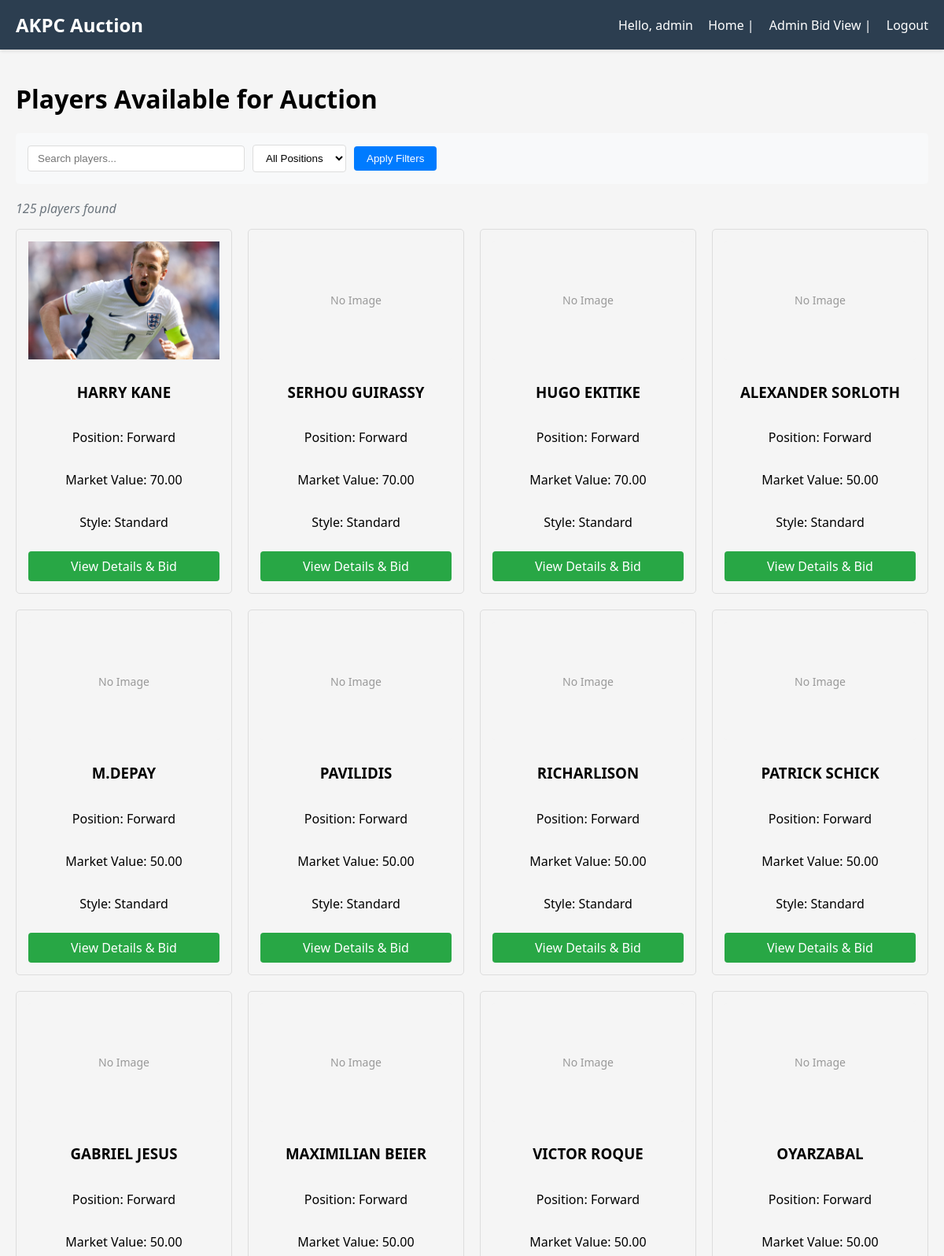
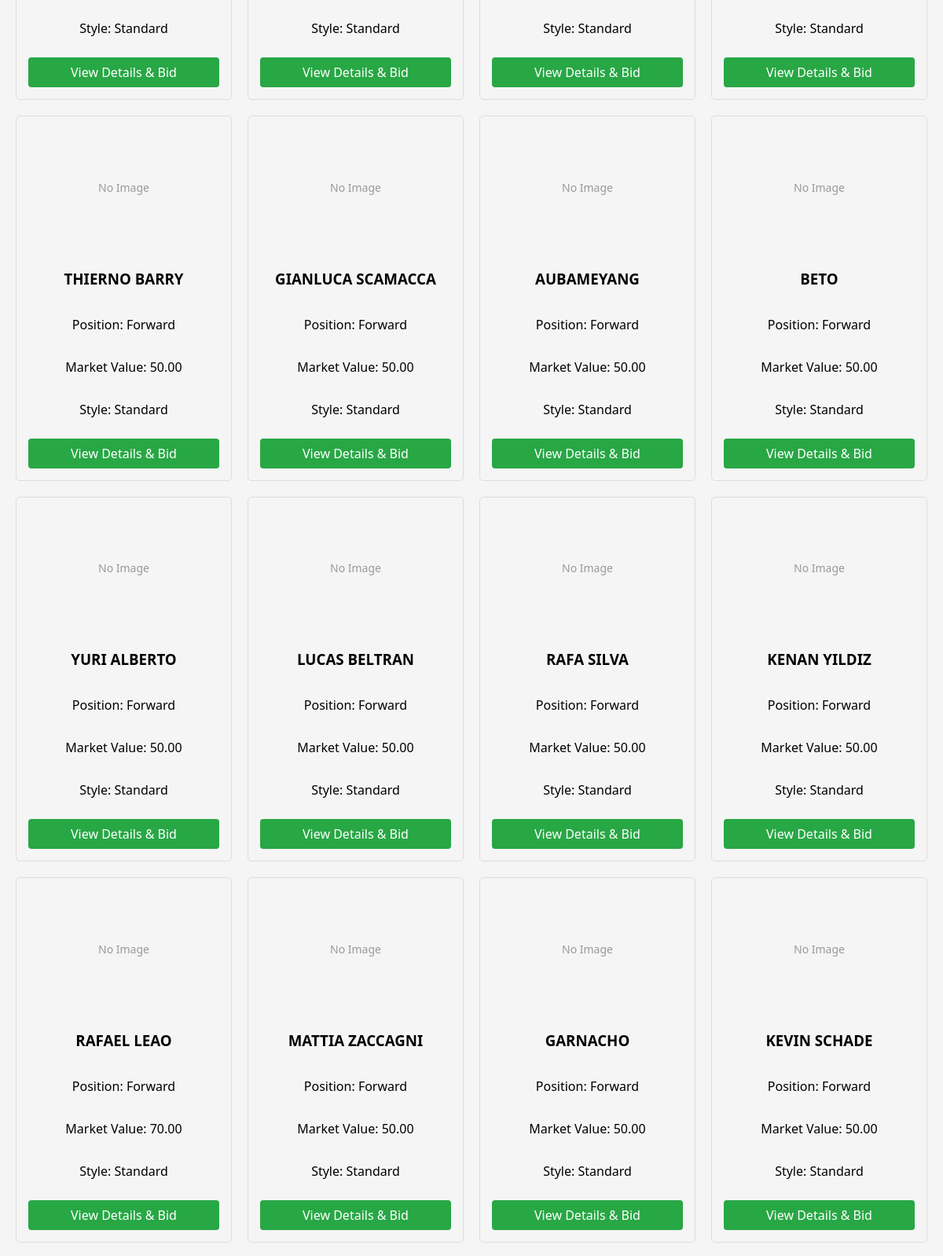
The app's page / (signed in, upper part) with its own data (2 pictures, top to bottom).
### auction/models.py (models this page shows, shortened)
class Player(models.Model):
    POSITION_CHOICES = [
        ('GK', 'Goalkeeper'),
        ('DF', 'Defender'),
        ('MF', 'Midfielder'),
        ('FW', 'Forward'),
    ]
    name = models.CharField(max_length=100)
    position = models.CharField(max_length=2, choices=POSITION_CHOICES)
    playing_style = models.CharField(max_length=100)
    image = models.ImageField(upload_to='players/', blank=True, null=True)
    created_at = models.DateTimeField(auto_now_add=True)
    market_value = models.DecimalField(max_digits=10, decimal_places=2, default=50.00)

### auction/views.py (the view)
# urls.py: path('', views.player_list, name='player_list'),
def player_list(request):
    players = Player.objects.all()
    search_query = request.GET.get('search', '')
    if search_query:
        players = players.filter(
            Q(name__icontains=search_query) |
            Q(position__icontains=search_query) |
            Q(playing_style__icontains=search_query)
        )
    position_filter = request.GET.get('position', '')
    if position_filter:
        players = players.filter(position=position_filter)
    return render(request, 'player_list.html', {
        'players': players,
        'search_query': search_query,
        'position_filter': position_filter,
        'position_choices': Player.POSITION_CHOICES
    })

### auction/templates/player_list.html (shortened to what this page needs)
{% extends 'base.html' %}
{% block content %}
<h1>Players Available for Auction</h1>
<form method="get" action="{% url 'player_list' %}" class="filter-form">
    <div class="filter-controls">
        <input type="text" name="search" placeholder="Search players..."
               value="{{ search_query|default:'' }}" class="search-input">
        <select name="position" class="position-filter">
            <option value="">All Positions</option>
        </select>
        <button type="submit" class="filter-button">Apply Filters</button>
    </div>
</form>
<p class="player-count">{{ players.count }} player{{ players.count|pluralize }} found</p>
<div class="player-grid">
    {% for player in players %}
    <div class="player-card">
        <div class="player-image">
            {% if player.image %}
                <img src="{{ player.image.url }}" alt="{{ player.name }}" style="width: 100%; height: 100%; object-fit: cover;">
            {% else %}
                No Image
            {% endif %}
        </div>
        <h3>{{ player.name }}</h3>
        <p>Position: {{ player.get_position_display }}</p>
        <p>Market Value: {{ player.market_value }}</p>
        <p>Style: {{ player.playing_style }}</p>
        {% if user.is_authenticated %}
            <a href="{% url 'player_detail' player.pk %}" class="bid-button">View Details & Bid</a>
        {% else %}
            <button class="bid-button" onclick="showLoginAlert()">View Details & Bid</button>
        {% endif %}
    </div>
    {% empty %}
    <p class="no-results">No players found matching your criteria.</p>
    {% endfor %}
</div>
{% endblock %}

### auction/templates/base.html (shortened to what this page needs)
<!DOCTYPE html>
<html lang="en">
<head>
</head>
<body>
    {% if not request.path == '/login/' and not request.path == '/register/' %}
    <div class="header">
        <h1>AKPC Auction</h1>
        <div>
            {% if user.is_authenticated %}
                Hello, {{ user.username }}
                <a href="{% url 'player_list' %}">Home</a> |
                {% if user.is_staff %}
                    <a href="{% url 'admin_bid_view' %}">Admin Bid View</a> |
                {% endif %}
                <a href="{% url 'logout' %}">Logout</a>
            {% else %}
                <a href="{% url 'login' %}">Login</a> |
                <a href="{% url 'register' %}">Register</a>
            {% endif %}
        </div>
    </div>
    {% endif %}
    <div class="content">
        {% block content %}
        {% endblock %}
    </div>
</body>
</html>

### auction/templates/base.html (style rules this page uses)
body { margin: 0; padding: 0; font-family: 'Segoe UI', Tahoma, Geneva, Verdana, sans-serif; background-color: #f5f5f5; }
.header { display: flex; justify-content: space-between; align-items: center; padding: 15px 20px; background-color: #2c3e50; color: white; box-shadow: 0 2px 4px rgba(0,0,0,0.1); }
.header h1 { margin: 0; font-size: 24px; }
.header a { color: white; text-decoration: none; margin-left: 15px; }
.content { padding: 20px; max-width: 1200px; margin: 0 auto; }

### auction/templates/player_list.html (style rules this page uses)
.filter-form { margin-bottom: 20px; padding: 15px; background-color: #f8f9fa; border-radius: 5px; }
.filter-controls { display: flex; align-items: center; gap: 10px; flex-wrap: wrap; }
.search-input { padding: 8px 12px; border: 1px solid #ddd; border-radius: 4px; width: 250px; }
.position-filter { padding: 8px 12px; border: 1px solid #ddd; border-radius: 4px; background-color: white; }
.filter-button { padding: 8px 16px; background-color: #007bff; color: white; border: none; border-radius: 4px; cursor: pointer; }
.player-count { font-style: italic; color: #6c757d; margin-bottom: 15px; }
.player-grid { display: grid; grid-template-columns: repeat(auto-fill, minmax(250px, 1fr)); gap: 20px; }
.player-card { border: 1px solid #ddd; border-radius: 5px; padding: 15px; text-align: center; transition: transform 0.2s, box-shadow 0.2s; display: flex; flex-direction: column; justify-content: space-between; }
.player-image { width: 100%; height: 150px; object-fit: cover; border-radius: 3px; margin-bottom: 10px; background-color: #f5f5f5; display: flex; align-items: center; justify-content: center; color: #999; font-size: 14px; }
.bid-button { display: inline-block; margin-top: 10px; padding: 8px 16px; background-color: #28a745; color: white; text-decoration: none; border-radius: 4px; border: none; cursor: pointer; }

### records on screen
Player: image (picture), name "HARRY KANE", position "Forward", market_value "70.00", playing_style "Standard"
Player: image "No Image", name "SERHOU GUIRASSY", position "Forward", market_value "70.00", playing_style "Standard"
Player: image "No Image", name "HUGO EKITIKE", position "Forward", market_value "70.00", playing_style "Standard"
Player: image "No Image", name "ALEXANDER SORLOTH", position "Forward", market_value "50.00", playing_style "Standard"
Player: image "No Image", name "M.DEPAY", position "Forward", market_value "50.00", playing_style "Standard"
Player: image "No Image", name "PAVILIDIS", position "Forward", market_value "50.00", playing_style "Standard"
Player: image "No Image", name "RICHARLISON", position "Forward", market_value "50.00", playing_style "Standard"
Player: image "No Image", name "PATRICK SCHICK", position "Forward", market_value "50.00", playing_style "Standard"
Player: image "No Image", name "GABRIEL JESUS", position "Forward", market_value "50.00", playing_style "Standard"
Player: image "No Image", name "MAXIMILIAN BEIER", position "Forward", market_value "50.00", playing_style "Standard"
Player: image "No Image", name "VICTOR ROQUE", position "Forward", market_value "50.00", playing_style "Standard"
Player: image "No Image", name "OYARZABAL", position "Forward", market_value "50.00", playing_style "Standard"
Player: image "No Image", name "THIERNO BARRY", position "Forward", market_value "50.00", playing_style "Standard"
Player: image "No Image", name "GIANLUCA SCAMACCA", position "Forward", market_value "50.00", playing_style "Standard"
Player: image "No Image", name "AUBAMEYANG", position "Forward", market_value "50.00", playing_style "Standard"
Player: image "No Image", name "BETO", position "Forward", market_value "50.00", playing_style "Standard"
Player: image "No Image", name "YURI ALBERTO", position "Forward", market_value "50.00", playing_style "Standard"
Player: image "No Image", name "LUCAS BELTRAN", position "Forward", market_value "50.00", playing_style "Standard"
Player: image "No Image", name "RAFA SILVA", position "Forward", market_value "50.00", playing_style "Standard"
Player: image "No Image", name "KENAN YILDIZ", position "Forward", market_value "50.00", playing_style "Standard"
Player: image "No Image", name "RAFAEL LEAO", position "Forward", market_value "70.00", playing_style "Standard"
Player: image "No Image", name "MATTIA ZACCAGNI", position "Forward", market_value "50.00", playing_style "Standard"
Player: image "No Image", name "GARNACHO", position "Forward", market_value "50.00", playing_style "Standard"
Player: image "No Image", name "KEVIN SCHADE", position "Forward", market_value "50.00", playing_style "Standard"

### other values on screen
{{ user.username }} "admin"
{{ players.count }} "125"
